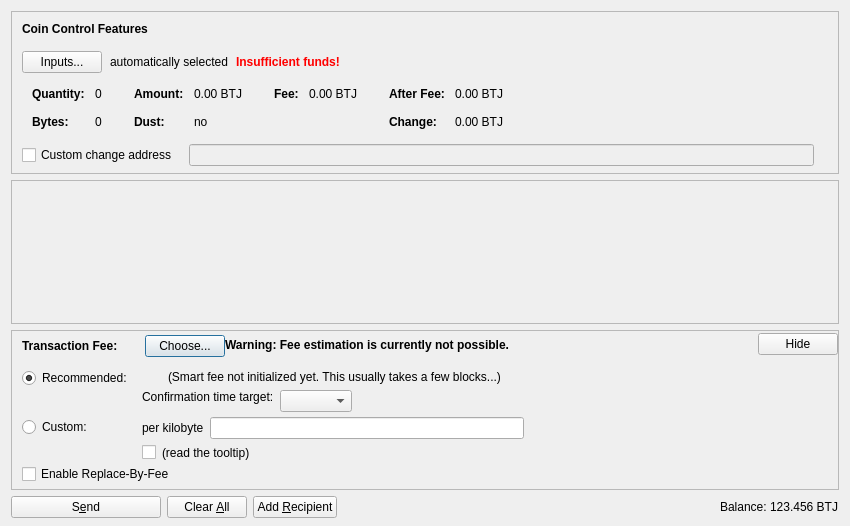
<?xml version="1.0" encoding="UTF-8"?>
<ui version="4.0">
 <class>SendCoinsDialog</class>
 <widget class="QDialog" name="SendCoinsDialog">
  <property name="geometry">
   <rect>
    <x>0</x>
    <y>0</y>
    <width>850</width>
    <height>526</height>
   </rect>
  </property>
  <property name="windowTitle">
   <string>Send Coins</string>
  </property>
  <layout class="QVBoxLayout" name="verticalLayout" stretch="0,1,0,0">
   <property name="bottomMargin">
    <number>8</number>
   </property>
   <item>
    <widget class="QFrame" name="frameCoinControl">
     <property name="sizePolicy">
      <sizepolicy hsizetype="Expanding" vsizetype="Expanding">
       <horstretch>0</horstretch>
       <verstretch>0</verstretch>
      </sizepolicy>
     </property>
     <property name="maximumSize">
      <size>
       <width>16777215</width>
       <height>16777215</height>
      </size>
     </property>
     <property name="frameShape">
      <enum>QFrame::StyledPanel</enum>
     </property>
     <property name="frameShadow">
      <enum>QFrame::Sunken</enum>
     </property>
     <layout class="QVBoxLayout" name="verticalLayoutCoinControl2">
      <property name="spacing">
       <number>0</number>
      </property>
      <property name="leftMargin">
       <number>0</number>
      </property>
      <property name="topMargin">
       <number>0</number>
      </property>
      <property name="rightMargin">
       <number>0</number>
      </property>
      <property name="bottomMargin">
       <number>6</number>
      </property>
      <item>
       <layout class="QVBoxLayout" name="verticalLayoutCoinControl" stretch="0,0,0,0,1">
        <property name="spacing">
         <number>0</number>
        </property>
        <property name="leftMargin">
         <number>10</number>
        </property>
        <property name="topMargin">
         <number>10</number>
        </property>
        <item>
         <layout class="QHBoxLayout" name="horizontalLayoutCoinControl1">
          <property name="bottomMargin">
           <number>15</number>
          </property>
          <item>
           <widget class="QLabel" name="labelCoinControlFeatures">
            <property name="sizePolicy">
             <sizepolicy hsizetype="Preferred" vsizetype="Maximum">
              <horstretch>0</horstretch>
              <verstretch>0</verstretch>
             </sizepolicy>
            </property>
            <property name="font">
             <font>
              <weight>75</weight>
              <bold>true</bold>
             </font>
            </property>
            <property name="styleSheet">
             <string notr="true">font-weight:bold;</string>
            </property>
            <property name="text">
             <string>Coin Control Features</string>
            </property>
           </widget>
          </item>
         </layout>
        </item>
        <item>
         <layout class="QHBoxLayout" name="horizontalLayoutCoinControl2" stretch="0,0,0,0">
          <property name="spacing">
           <number>8</number>
          </property>
          <property name="bottomMargin">
           <number>10</number>
          </property>
          <item>
           <widget class="QPushButton" name="pushButtonCoinControl">
            <property name="styleSheet">
             <string notr="true"/>
            </property>
            <property name="text">
             <string>Inputs...</string>
            </property>
            <property name="autoDefault">
             <bool>false</bool>
            </property>
           </widget>
          </item>
          <item>
           <widget class="QLabel" name="labelCoinControlAutomaticallySelected">
            <property name="text">
             <string>automatically selected</string>
            </property>
            <property name="margin">
             <number>5</number>
            </property>
           </widget>
          </item>
          <item>
           <widget class="QLabel" name="labelCoinControlInsuffFunds">
            <property name="font">
             <font>
              <weight>75</weight>
              <bold>true</bold>
             </font>
            </property>
            <property name="styleSheet">
             <string notr="true">color:red;font-weight:bold;</string>
            </property>
            <property name="text">
             <string>Insufficient funds!</string>
            </property>
            <property name="margin">
             <number>5</number>
            </property>
           </widget>
          </item>
          <item>
           <spacer name="horizontalSpacerCoinControl">
            <property name="orientation">
             <enum>Qt::Horizontal</enum>
            </property>
            <property name="sizeHint" stdset="0">
             <size>
              <width>40</width>
              <height>1</height>
             </size>
            </property>
           </spacer>
          </item>
         </layout>
        </item>
        <item>
         <widget class="QWidget" name="widgetCoinControl" native="true">
          <property name="sizePolicy">
           <sizepolicy hsizetype="Preferred" vsizetype="Preferred">
            <horstretch>0</horstretch>
            <verstretch>0</verstretch>
           </sizepolicy>
          </property>
          <property name="minimumSize">
           <size>
            <width>0</width>
            <height>0</height>
           </size>
          </property>
          <property name="styleSheet">
           <string notr="true"/>
          </property>
          <layout class="QHBoxLayout" name="horizontalLayoutCoinControl5">
           <property name="leftMargin">
            <number>0</number>
           </property>
           <property name="topMargin">
            <number>0</number>
           </property>
           <property name="rightMargin">
            <number>0</number>
           </property>
           <property name="bottomMargin">
            <number>0</number>
           </property>
           <item>
            <layout class="QHBoxLayout" name="horizontalLayoutCoinControl3" stretch="0,0,0,1">
             <property name="spacing">
              <number>20</number>
             </property>
             <property name="topMargin">
              <number>0</number>
             </property>
             <property name="bottomMargin">
              <number>10</number>
             </property>
             <item>
              <layout class="QFormLayout" name="formLayoutCoinControl1">
               <property name="horizontalSpacing">
                <number>10</number>
               </property>
               <property name="verticalSpacing">
                <number>14</number>
               </property>
               <property name="leftMargin">
                <number>10</number>
               </property>
               <property name="topMargin">
                <number>4</number>
               </property>
               <property name="rightMargin">
                <number>6</number>
               </property>
               <item row="0" column="0">
                <widget class="QLabel" name="labelCoinControlQuantityText">
                 <property name="font">
                  <font>
                   <weight>75</weight>
                   <bold>true</bold>
                  </font>
                 </property>
                 <property name="text">
                  <string>Quantity:</string>
                 </property>
                 <property name="margin">
                  <number>0</number>
                 </property>
                </widget>
               </item>
               <item row="0" column="1">
                <widget class="QLabel" name="labelCoinControlQuantity">
                 <property name="cursor">
                  <cursorShape>IBeamCursor</cursorShape>
                 </property>
                 <property name="contextMenuPolicy">
                  <enum>Qt::ActionsContextMenu</enum>
                 </property>
                 <property name="text">
                  <string notr="true">0</string>
                 </property>
                 <property name="margin">
                  <number>0</number>
                 </property>
                 <property name="textInteractionFlags">
                  <set>Qt::LinksAccessibleByMouse|Qt::TextSelectableByKeyboard|Qt::TextSelectableByMouse</set>
                 </property>
                </widget>
               </item>
               <item row="1" column="0">
                <widget class="QLabel" name="labelCoinControlBytesText">
                 <property name="font">
                  <font>
                   <weight>75</weight>
                   <bold>true</bold>
                  </font>
                 </property>
                 <property name="text">
                  <string>Bytes:</string>
                 </property>
                </widget>
               </item>
               <item row="1" column="1">
                <widget class="QLabel" name="labelCoinControlBytes">
                 <property name="cursor">
                  <cursorShape>IBeamCursor</cursorShape>
                 </property>
                 <property name="contextMenuPolicy">
                  <enum>Qt::ActionsContextMenu</enum>
                 </property>
                 <property name="text">
                  <string notr="true">0</string>
                 </property>
                 <property name="textInteractionFlags">
                  <set>Qt::LinksAccessibleByMouse|Qt::TextSelectableByKeyboard|Qt::TextSelectableByMouse</set>
                 </property>
                </widget>
               </item>
              </layout>
             </item>
             <item>
              <layout class="QFormLayout" name="formLayoutCoinControl2">
               <property name="horizontalSpacing">
                <number>10</number>
               </property>
               <property name="verticalSpacing">
                <number>14</number>
               </property>
               <property name="leftMargin">
                <number>6</number>
               </property>
               <property name="topMargin">
                <number>4</number>
               </property>
               <property name="rightMargin">
                <number>6</number>
               </property>
               <item row="0" column="0">
                <widget class="QLabel" name="labelCoinControlAmountText">
                 <property name="font">
                  <font>
                   <weight>75</weight>
                   <bold>true</bold>
                  </font>
                 </property>
                 <property name="text">
                  <string>Amount:</string>
                 </property>
                 <property name="margin">
                  <number>0</number>
                 </property>
                </widget>
               </item>
               <item row="0" column="1">
                <widget class="QLabel" name="labelCoinControlAmount">
                 <property name="cursor">
                  <cursorShape>IBeamCursor</cursorShape>
                 </property>
                 <property name="contextMenuPolicy">
                  <enum>Qt::ActionsContextMenu</enum>
                 </property>
                 <property name="text">
                  <string notr="true">0.00 BTJ</string>
                 </property>
                 <property name="textInteractionFlags">
                  <set>Qt::LinksAccessibleByMouse|Qt::TextSelectableByKeyboard|Qt::TextSelectableByMouse</set>
                 </property>
                </widget>
               </item>
               <item row="1" column="0">
                <widget class="QLabel" name="labelCoinControlLowOutputText">
                 <property name="font">
                  <font>
                   <weight>75</weight>
                   <bold>true</bold>
                  </font>
                 </property>
                 <property name="text">
                  <string>Dust:</string>
                 </property>
                </widget>
               </item>
               <item row="1" column="1">
                <widget class="QLabel" name="labelCoinControlLowOutput">
                 <property name="cursor">
                  <cursorShape>IBeamCursor</cursorShape>
                 </property>
                 <property name="contextMenuPolicy">
                  <enum>Qt::ActionsContextMenu</enum>
                 </property>
                 <property name="text">
                  <string notr="true">no</string>
                 </property>
                 <property name="textInteractionFlags">
                  <set>Qt::LinksAccessibleByMouse|Qt::TextSelectableByKeyboard|Qt::TextSelectableByMouse</set>
                 </property>
                </widget>
               </item>
              </layout>
             </item>
             <item>
              <layout class="QFormLayout" name="formLayoutCoinControl3">
               <property name="horizontalSpacing">
                <number>10</number>
               </property>
               <property name="verticalSpacing">
                <number>14</number>
               </property>
               <property name="leftMargin">
                <number>6</number>
               </property>
               <property name="topMargin">
                <number>4</number>
               </property>
               <property name="rightMargin">
                <number>6</number>
               </property>
               <item row="0" column="0">
                <widget class="QLabel" name="labelCoinControlFeeText">
                 <property name="font">
                  <font>
                   <weight>75</weight>
                   <bold>true</bold>
                  </font>
                 </property>
                 <property name="text">
                  <string>Fee:</string>
                 </property>
                 <property name="margin">
                  <number>0</number>
                 </property>
                </widget>
               </item>
               <item row="0" column="1">
                <widget class="QLabel" name="labelCoinControlFee">
                 <property name="cursor">
                  <cursorShape>IBeamCursor</cursorShape>
                 </property>
                 <property name="contextMenuPolicy">
                  <enum>Qt::ActionsContextMenu</enum>
                 </property>
                 <property name="text">
                  <string notr="true">0.00 BTJ</string>
                 </property>
                 <property name="textInteractionFlags">
                  <set>Qt::LinksAccessibleByMouse|Qt::TextSelectableByKeyboard|Qt::TextSelectableByMouse</set>
                 </property>
                </widget>
               </item>
              </layout>
             </item>
             <item>
              <layout class="QFormLayout" name="formLayoutCoinControl4">
               <property name="horizontalSpacing">
                <number>10</number>
               </property>
               <property name="verticalSpacing">
                <number>14</number>
               </property>
               <property name="leftMargin">
                <number>6</number>
               </property>
               <property name="topMargin">
                <number>4</number>
               </property>
               <property name="rightMargin">
                <number>6</number>
               </property>
               <item row="0" column="0">
                <widget class="QLabel" name="labelCoinControlAfterFeeText">
                 <property name="font">
                  <font>
                   <weight>75</weight>
                   <bold>true</bold>
                  </font>
                 </property>
                 <property name="text">
                  <string>After Fee:</string>
                 </property>
                 <property name="margin">
                  <number>0</number>
                 </property>
                </widget>
               </item>
               <item row="0" column="1">
                <widget class="QLabel" name="labelCoinControlAfterFee">
                 <property name="cursor">
                  <cursorShape>IBeamCursor</cursorShape>
                 </property>
                 <property name="contextMenuPolicy">
                  <enum>Qt::ActionsContextMenu</enum>
                 </property>
                 <property name="text">
                  <string notr="true">0.00 BTJ</string>
                 </property>
                 <property name="textInteractionFlags">
                  <set>Qt::LinksAccessibleByMouse|Qt::TextSelectableByKeyboard|Qt::TextSelectableByMouse</set>
                 </property>
                </widget>
               </item>
               <item row="1" column="0">
                <widget class="QLabel" name="labelCoinControlChangeText">
                 <property name="font">
                  <font>
                   <weight>75</weight>
                   <bold>true</bold>
                  </font>
                 </property>
                 <property name="text">
                  <string>Change:</string>
                 </property>
                </widget>
               </item>
               <item row="1" column="1">
                <widget class="QLabel" name="labelCoinControlChange">
                 <property name="cursor">
                  <cursorShape>IBeamCursor</cursorShape>
                 </property>
                 <property name="contextMenuPolicy">
                  <enum>Qt::ActionsContextMenu</enum>
                 </property>
                 <property name="text">
                  <string notr="true">0.00 BTJ</string>
                 </property>
                 <property name="textInteractionFlags">
                  <set>Qt::LinksAccessibleByMouse|Qt::TextSelectableByKeyboard|Qt::TextSelectableByMouse</set>
                 </property>
                </widget>
               </item>
              </layout>
             </item>
            </layout>
           </item>
          </layout>
         </widget>
        </item>
        <item>
         <layout class="QHBoxLayout" name="horizontalLayoutCoinControl4" stretch="0,0,0">
          <property name="spacing">
           <number>12</number>
          </property>
          <property name="sizeConstraint">
           <enum>QLayout::SetDefaultConstraint</enum>
          </property>
          <property name="topMargin">
           <number>5</number>
          </property>
          <property name="rightMargin">
           <number>5</number>
          </property>
          <item>
           <widget class="QCheckBox" name="checkBoxCoinControlChange">
            <property name="toolTip">
             <string>If this is activated, but the change address is empty or invalid, change will be sent to a newly generated address.</string>
            </property>
            <property name="text">
             <string>Custom change address</string>
            </property>
           </widget>
          </item>
          <item>
           <widget class="QValidatedLineEdit" name="lineEditCoinControlChange">
            <property name="enabled">
             <bool>false</bool>
            </property>
            <property name="sizePolicy">
             <sizepolicy hsizetype="Expanding" vsizetype="Fixed">
              <horstretch>0</horstretch>
              <verstretch>0</verstretch>
             </sizepolicy>
            </property>
           </widget>
          </item>
          <item>
           <widget class="QLabel" name="labelCoinControlChangeLabel">
            <property name="sizePolicy">
             <sizepolicy hsizetype="Preferred" vsizetype="Expanding">
              <horstretch>0</horstretch>
              <verstretch>0</verstretch>
             </sizepolicy>
            </property>
            <property name="minimumSize">
             <size>
              <width>0</width>
              <height>0</height>
             </size>
            </property>
            <property name="text">
             <string/>
            </property>
            <property name="margin">
             <number>3</number>
            </property>
           </widget>
          </item>
         </layout>
        </item>
        <item>
         <spacer name="verticalSpacerCoinControl">
          <property name="orientation">
           <enum>Qt::Vertical</enum>
          </property>
          <property name="sizeHint" stdset="0">
           <size>
            <width>800</width>
            <height>1</height>
           </size>
          </property>
         </spacer>
        </item>
       </layout>
      </item>
     </layout>
    </widget>
   </item>
   <item>
    <widget class="QScrollArea" name="scrollArea">
     <property name="widgetResizable">
      <bool>true</bool>
     </property>
     <widget class="QWidget" name="scrollAreaWidgetContents">
      <property name="geometry">
       <rect>
        <x>0</x>
        <y>0</y>
        <width>830</width>
        <height>104</height>
       </rect>
      </property>
      <layout class="QVBoxLayout" name="verticalLayout_2" stretch="0,1">
       <property name="leftMargin">
        <number>0</number>
       </property>
       <property name="topMargin">
        <number>0</number>
       </property>
       <property name="rightMargin">
        <number>0</number>
       </property>
       <property name="bottomMargin">
        <number>0</number>
       </property>
       <item>
        <layout class="QVBoxLayout" name="entries">
         <property name="spacing">
          <number>6</number>
         </property>
        </layout>
       </item>
       <item>
        <spacer name="verticalSpacer">
         <property name="orientation">
          <enum>Qt::Vertical</enum>
         </property>
         <property name="sizeHint" stdset="0">
          <size>
           <width>20</width>
           <height>40</height>
          </size>
         </property>
        </spacer>
       </item>
      </layout>
     </widget>
    </widget>
   </item>
   <item>
    <widget class="QFrame" name="frameFee">
     <property name="sizePolicy">
      <sizepolicy hsizetype="Expanding" vsizetype="Expanding">
       <horstretch>0</horstretch>
       <verstretch>0</verstretch>
      </sizepolicy>
     </property>
     <property name="maximumSize">
      <size>
       <width>16777215</width>
       <height>16777215</height>
      </size>
     </property>
     <property name="frameShape">
      <enum>QFrame::StyledPanel</enum>
     </property>
     <property name="frameShadow">
      <enum>QFrame::Sunken</enum>
     </property>
     <layout class="QVBoxLayout" name="verticalLayoutFee1">
      <property name="spacing">
       <number>0</number>
      </property>
      <property name="leftMargin">
       <number>0</number>
      </property>
      <property name="topMargin">
       <number>0</number>
      </property>
      <property name="rightMargin">
       <number>0</number>
      </property>
      <property name="bottomMargin">
       <number>0</number>
      </property>
      <item>
       <layout class="QVBoxLayout" name="verticalLayoutFee2" stretch="0,0,0">
        <property name="spacing">
         <number>0</number>
        </property>
        <property name="leftMargin">
         <number>10</number>
        </property>
        <property name="topMargin">
         <number>0</number>
        </property>
        <item>
         <layout class="QHBoxLayout" name="horizontalLayoutFee1">
          <property name="bottomMargin">
           <number>0</number>
          </property>
          <item>
           <layout class="QVBoxLayout" name="verticalLayoutFee7">
            <property name="spacing">
             <number>0</number>
            </property>
            <item>
             <spacer name="verticalSpacerSmartFee">
              <property name="orientation">
               <enum>Qt::Vertical</enum>
              </property>
              <property name="sizeType">
               <enum>QSizePolicy::Fixed</enum>
              </property>
              <property name="sizeHint" stdset="0">
               <size>
                <width>1</width>
                <height>4</height>
               </size>
              </property>
             </spacer>
            </item>
            <item>
             <layout class="QHBoxLayout" name="horizontalLayoutSmartFee">
              <property name="spacing">
               <number>10</number>
              </property>
              <item>
               <widget class="QLabel" name="labelFeeHeadline">
                <property name="sizePolicy">
                 <sizepolicy hsizetype="Preferred" vsizetype="Maximum">
                  <horstretch>0</horstretch>
                  <verstretch>0</verstretch>
                 </sizepolicy>
                </property>
                <property name="font">
                 <font>
                  <weight>75</weight>
                  <bold>true</bold>
                 </font>
                </property>
                <property name="styleSheet">
                 <string notr="true">font-weight:bold;</string>
                </property>
                <property name="text">
                 <string>Transaction Fee:</string>
                </property>
               </widget>
              </item>
              <item>
               <widget class="QLabel" name="labelFeeMinimized">
                <property name="text">
                 <string/>
                </property>
               </widget>
              </item>
              <item>
               <widget class="QPushButton" name="buttonChooseFee">
                <property name="text">
                 <string>Choose...</string>
                </property>
               </widget>
              </item>
             </layout>
            </item>
            <item>
             <spacer name="verticalSpacer_5">
              <property name="orientation">
               <enum>Qt::Vertical</enum>
              </property>
              <property name="sizeHint" stdset="0">
               <size>
                <width>1</width>
                <height>1</height>
               </size>
              </property>
             </spacer>
            </item>
           </layout>
          </item>
          <item>
           <widget class="QLabel" name="fallbackFeeWarningLabel">
            <property name="toolTip">
             <string>Using the fallbackfee can result in sending a transaction that will take several hours or days (or never) to confirm. Consider choosing your fee manually or wait until you have validated the complete chain.</string>
            </property>
            <property name="font">
            <font>
                <weight>75</weight>
                <bold>true</bold>
            </font>
            </property>
            <property name="text">
             <string>Warning: Fee estimation is currently not possible.</string>
            </property>
            <property name="wordWrap">
             <bool>false</bool>
            </property>
           </widget>
          </item>
          <item>
           <spacer name="horizontalSpacer_4">
            <property name="orientation">
             <enum>Qt::Horizontal</enum>
            </property>
            <property name="sizeType">
             <enum>QSizePolicy::MinimumExpanding</enum>
            </property>
            <property name="sizeHint" stdset="0">
             <size>
              <width>40</width>
              <height>20</height>
             </size>
            </property>
           </spacer>
          </item>
          <item>
           <widget class="QPushButton" name="buttonMinimizeFee">
            <property name="toolTip">
             <string>collapse fee-settings</string>
            </property>
            <property name="text">
             <string>Hide</string>
            </property>
           </widget>
          </item>
         </layout>
        </item>
        <item>
         <widget class="QFrame" name="frameFeeSelection">
          <layout class="QVBoxLayout" name="verticalLayoutFee12">
           <property name="spacing">
            <number>0</number>
           </property>
           <property name="leftMargin">
            <number>0</number>
           </property>
           <property name="topMargin">
            <number>0</number>
           </property>
           <property name="rightMargin">
            <number>0</number>
           </property>
           <property name="bottomMargin">
            <number>0</number>
           </property>
           <item>
            <layout class="QGridLayout" name="gridLayoutFee">
             <property name="topMargin">
              <number>10</number>
             </property>
             <property name="bottomMargin">
              <number>4</number>
             </property>
             <property name="horizontalSpacing">
              <number>10</number>
             </property>
             <property name="verticalSpacing">
              <number>4</number>
             </property>
             <item row="1" column="1">
              <layout class="QVBoxLayout" name="verticalLayoutFee8">
               <property name="spacing">
                <number>6</number>
               </property>
               <item>
                <layout class="QHBoxLayout" name="horizontalLayoutFee13">
                 <item>
                  <widget class="QLabel" name="labelCustomPerKilobyte">
                   <property name="toolTip">
                    <string>Specify a custom fee per kB (1,000 bytes) of the transaction's virtual size.

Note:  Since the fee is calculated on a per-byte basis, a fee of "100 satoshis per kB" for a transaction size of 500 bytes (half of 1 kB) would ultimately yield a fee of only 50 satoshis.</string>
                   </property>
                   <property name="text">
                    <string>per kilobyte</string>
                   </property>
                  </widget>
                 </item>
                 <item>
                  <widget class="BitcoinAmountField" name="customFee"/>
                 </item>
                 <item>
                  <spacer name="horizontalSpacer_6">
                   <property name="orientation">
                    <enum>Qt::Horizontal</enum>
                   </property>
                   <property name="sizeHint" stdset="0">
                    <size>
                     <width>1</width>
                     <height>1</height>
                    </size>
                   </property>
                  </spacer>
                 </item>
                </layout>
               </item>
               <item>
                <layout class="QHBoxLayout" name="horizontalLayoutFee8">
                 <item>
                  <widget class="QCheckBox" name="checkBoxMinimumFee">
                   <property name="toolTip">
                    <string>Paying only the minimum fee is just fine as long as there is less transaction volume than space in the blocks. But be aware that this can end up in a never confirming transaction once there is more demand for bitcoin transactions than the network can process.</string>
                   </property>
                   <property name="text">
                    <string/>
                   </property>
                  </widget>
                 </item>
                 <item>
                  <widget class="QLabel" name="labelMinFeeWarning">
                   <property name="enabled">
                    <bool>true</bool>
                   </property>
                   <property name="toolTip">
                    <string>Paying only the minimum fee is just fine as long as there is less transaction volume than space in the blocks. But be aware that this can end up in a never confirming transaction once there is more demand for bitcoin transactions than the network can process.</string>
                   </property>
                   <property name="text">
                    <string>(read the tooltip)</string>
                   </property>
                   <property name="margin">
                    <number>5</number>
                   </property>
                  </widget>
                 </item>
                 <item>
                  <spacer name="horizontalSpacer_2">
                   <property name="orientation">
                    <enum>Qt::Horizontal</enum>
                   </property>
                   <property name="sizeHint" stdset="0">
                    <size>
                     <width>1</width>
                     <height>1</height>
                    </size>
                   </property>
                  </spacer>
                 </item>
                </layout>
               </item>
              </layout>
             </item>
             <item row="0" column="0">
              <layout class="QVBoxLayout" name="verticalLayoutFee4" stretch="0,1">
               <item>
                <widget class="QRadioButton" name="radioSmartFee">
                 <property name="text">
                  <string>Recommended:</string>
                 </property>
                 <property name="checked">
                  <bool>true</bool>
                 </property>
                 <attribute name="buttonGroup">
                  <string notr="true">groupFee</string>
                 </attribute>
                </widget>
               </item>
               <item>
                <spacer name="verticalSpacer_2">
                 <property name="orientation">
                  <enum>Qt::Vertical</enum>
                 </property>
                 <property name="sizeHint" stdset="0">
                  <size>
                   <width>1</width>
                   <height>1</height>
                  </size>
                 </property>
                </spacer>
               </item>
              </layout>
             </item>
             <item row="1" column="0">
              <layout class="QVBoxLayout" name="verticalLayoutFee9" stretch="0,1">
               <item>
                <widget class="QRadioButton" name="radioCustomFee">
                 <property name="text">
                  <string>Custom:</string>
                 </property>
                 <attribute name="buttonGroup">
                  <string notr="true">groupFee</string>
                 </attribute>
                </widget>
               </item>
               <item>
                <spacer name="verticalSpacer_6">
                 <property name="orientation">
                  <enum>Qt::Vertical</enum>
                 </property>
                 <property name="sizeHint" stdset="0">
                  <size>
                   <width>1</width>
                   <height>1</height>
                  </size>
                 </property>
                </spacer>
               </item>
              </layout>
             </item>
             <item row="0" column="1">
              <layout class="QVBoxLayout" name="verticalLayoutFee3" stretch="0,0,1">
               <property name="spacing">
                <number>6</number>
               </property>
               <property name="topMargin">
                <number>2</number>
               </property>
               <item>
                <layout class="QHBoxLayout" name="horizontalLayoutFee12">
                 <item>
                  <widget class="QLabel" name="labelSmartFee">
                   <property name="text">
                    <string/>
                   </property>
                   <property name="margin">
                    <number>2</number>
                   </property>
                  </widget>
                 </item>
                 <item>
                  <widget class="QLabel" name="labelFeeEstimation">
                   <property name="text">
                    <string/>
                   </property>
                  </widget>
                 </item>
                 <item>
                  <widget class="QLabel" name="labelSmartFee2">
                   <property name="text">
                    <string>(Smart fee not initialized yet. This usually takes a few blocks...)</string>
                   </property>
                   <property name="margin">
                    <number>2</number>
                   </property>
                  </widget>
                 </item>
                 <item>
                  <spacer name="horizontalSpacer_5">
                   <property name="orientation">
                    <enum>Qt::Horizontal</enum>
                   </property>
                   <property name="sizeHint" stdset="0">
                    <size>
                     <width>1</width>
                     <height>1</height>
                    </size>
                   </property>
                  </spacer>
                 </item>
                </layout>
               </item>
               <item>
                <layout class="QHBoxLayout" name="horizontalLayoutFee9">
                 <item>
                  <layout class="QVBoxLayout" name="verticalLayoutFee6">
                   <item>
                    <widget class="QLabel" name="labelSmartFee3">
                     <property name="text">
                      <string>Confirmation time target:</string>
                     </property>
                     <property name="margin">
                      <number>2</number>
                     </property>
                    </widget>
                   </item>
                   <item>
                    <spacer name="verticalSpacer_3">
                     <property name="orientation">
                      <enum>Qt::Vertical</enum>
                     </property>
                     <property name="sizeHint" stdset="0">
                      <size>
                       <width>1</width>
                       <height>1</height>
                      </size>
                     </property>
                    </spacer>
                   </item>
                  </layout>
                 </item>
                 <item>
                  <layout class="QVBoxLayout" name="verticalLayoutFee5">
                   <property name="rightMargin">
                    <number>30</number>
                   </property>
                   <item>
                    <layout class="QHBoxLayout" name="horizontalLayoutConfTarget">
                     <property name="bottomMargin">
                      <number>0</number>
                     </property>
                     <item>
                      <widget class="QComboBox" name="confTargetSelector"/>
                     </item>
                     <item>
                      <spacer name="horizontalSpacerConfTarget">
                       <property name="orientation">
                        <enum>Qt::Horizontal</enum>
                       </property>
                       <property name="sizeHint" stdset="0">
                        <size>
                         <width>40</width>
                         <height>20</height>
                        </size>
                       </property>
                      </spacer>
                     </item>
                    </layout>
                   </item>
                  </layout>
                 </item>
                </layout>
               </item>
               <item>
                <spacer name="verticalSpacer_4">
                 <property name="orientation">
                  <enum>Qt::Vertical</enum>
                 </property>
                 <property name="sizeHint" stdset="0">
                  <size>
                   <width>1</width>
                   <height>1</height>
                  </size>
                 </property>
                </spacer>
               </item>
              </layout>
             </item>
            </layout>
           </item>
           <item>
            <widget class="QCheckBox" name="optInRBF">
             <property name="text">
              <string>Enable Replace-By-Fee</string>
             </property>
             <property name="toolTip">
              <string>With Replace-By-Fee (BIP-125) you can increase a transaction's fee after it is sent. Without this, a higher fee may be recommended to compensate for increased transaction delay risk.</string>
             </property>
            </widget>
           </item>
          </layout>
         </widget>
        </item>
        <item>
         <spacer name="verticalSpacerFee">
          <property name="orientation">
           <enum>Qt::Vertical</enum>
          </property>
          <property name="sizeHint" stdset="0">
           <size>
            <width>40</width>
            <height>5</height>
           </size>
          </property>
         </spacer>
        </item>
       </layout>
      </item>
     </layout>
    </widget>
   </item>
   <item>
    <layout class="QHBoxLayout" name="horizontalLayout">
     <item>
      <widget class="QPushButton" name="sendButton">
       <property name="minimumSize">
        <size>
         <width>150</width>
         <height>0</height>
        </size>
       </property>
       <property name="toolTip">
        <string>Confirm the send action</string>
       </property>
       <property name="text">
        <string>S&amp;end</string>
       </property>
       <property name="icon">
        <iconset resource="../bitcoin.qrc">
         <normaloff>:/icons/send</normaloff>:/icons/send</iconset>
       </property>
       <property name="autoDefault">
        <bool>false</bool>
       </property>
       <property name="default">
        <bool>false</bool>
       </property>
      </widget>
     </item>
     <item>
      <widget class="QPushButton" name="clearButton">
       <property name="sizePolicy">
        <sizepolicy hsizetype="Minimum" vsizetype="Fixed">
         <horstretch>0</horstretch>
         <verstretch>0</verstretch>
        </sizepolicy>
       </property>
       <property name="toolTip">
        <string>Clear all fields of the form.</string>
       </property>
       <property name="text">
        <string>Clear &amp;All</string>
       </property>
       <property name="icon">
        <iconset resource="../bitcoin.qrc">
         <normaloff>:/icons/remove</normaloff>:/icons/remove</iconset>
       </property>
       <property name="autoDefault">
        <bool>false</bool>
       </property>
      </widget>
     </item>
     <item>
      <widget class="QPushButton" name="addButton">
       <property name="toolTip">
        <string>Send to multiple recipients at once</string>
       </property>
       <property name="text">
        <string>Add &amp;Recipient</string>
       </property>
       <property name="icon">
        <iconset resource="../bitcoin.qrc">
         <normaloff>:/icons/add</normaloff>:/icons/add</iconset>
       </property>
       <property name="autoDefault">
        <bool>false</bool>
       </property>
      </widget>
     </item>
     <item>
      <spacer name="horizontalSpacer">
       <property name="orientation">
        <enum>Qt::Horizontal</enum>
       </property>
       <property name="sizeHint" stdset="0">
        <size>
         <width>40</width>
         <height>20</height>
        </size>
       </property>
      </spacer>
     </item>
     <item>
      <layout class="QHBoxLayout" name="horizontalLayout_2">
       <property name="spacing">
        <number>3</number>
       </property>
       <item>
        <widget class="QLabel" name="label">
         <property name="sizePolicy">
          <sizepolicy hsizetype="Preferred" vsizetype="Fixed">
           <horstretch>0</horstretch>
           <verstretch>0</verstretch>
          </sizepolicy>
         </property>
         <property name="text">
          <string>Balance:</string>
         </property>
        </widget>
       </item>
       <item>
        <widget class="QLabel" name="labelBalance">
         <property name="sizePolicy">
          <sizepolicy hsizetype="Preferred" vsizetype="Fixed">
           <horstretch>0</horstretch>
           <verstretch>0</verstretch>
          </sizepolicy>
         </property>
         <property name="cursor">
          <cursorShape>IBeamCursor</cursorShape>
         </property>
         <property name="text">
          <string notr="true">123.456 BTJ</string>
         </property>
         <property name="textInteractionFlags">
          <set>Qt::LinksAccessibleByMouse|Qt::TextSelectableByKeyboard|Qt::TextSelectableByMouse</set>
         </property>
        </widget>
       </item>
      </layout>
     </item>
    </layout>
   </item>
  </layout>
 </widget>
 <customwidgets>
  <customwidget>
   <class>QValidatedLineEdit</class>
   <extends>QLineEdit</extends>
   <header>qt/qvalidatedlineedit.h</header>
  </customwidget>
  <customwidget>
   <class>BitcoinAmountField</class>
   <extends>QLineEdit</extends>
   <header>qt/bitcoinamountfield.h</header>
   <container>1</container>
  </customwidget>
 </customwidgets>
 <resources>
  <include location="../bitcoin.qrc"/>
 </resources>
 <connections/>
 <buttongroups>
  <buttongroup name="groupFee"/>
 </buttongroups>
</ui>
